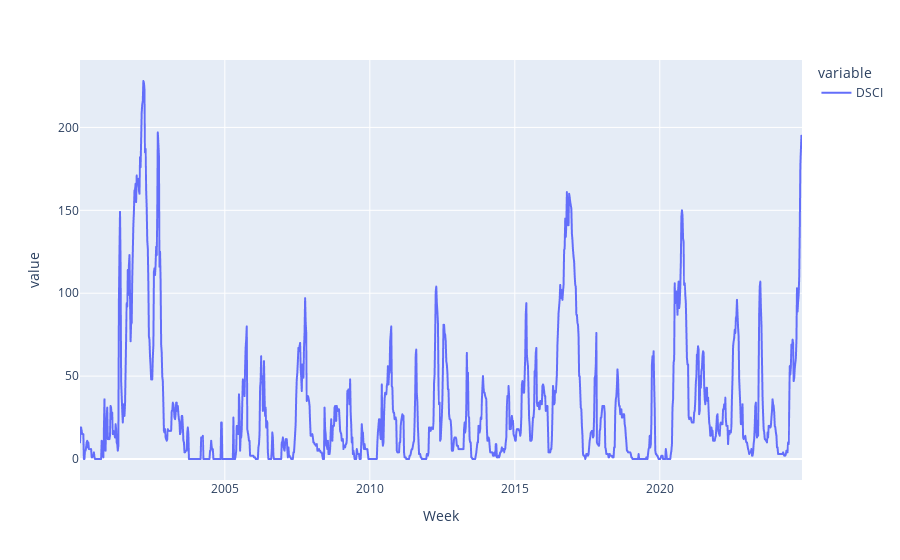

The notebook cell this image was saved under:
### Code cell
px.line(drought['DSCI'])

### Figure 1 — Plotly figure (JSON) as saved in the notebook; plotly's stock layout.template omitted (floating-point values rounded to 4 significant figures; data arrays with more than 128 entries replaced by an {"elided": "..."} marker saying what was removed)
{"data": [{"hovertemplate": "variable=DSCI<br>Week=%{x}<br>value=%{y}<extra></extra>", "legendgroup": "DSCI", "line": {"color": "#636efa", "dash": "solid"}, "marker": {"symbol": "circle"}, "mode": "lines", "name": "DSCI", "showlegend": true, "type": "scattergl", "x": {"elided": "1300 str values"}, "xaxis": "x", "y": {"elided": "1300 int values"}, "yaxis": "y"}], "layout": {"legend": {"title": {"text": "variable"}, "tracegroupgap": 0}, "margin": {"t": 60}, "xaxis": {"anchor": "y", "domain": [0, 1], "title": {"text": "Week"}}, "yaxis": {"anchor": "x", "domain": [0, 1], "title": {"text": "value"}}}}
